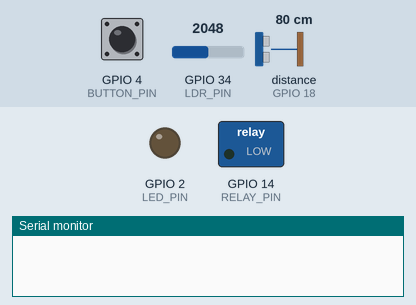
A sketch run on a simulated ESP32. On the bench: switched loads named in the sketch (green lamp = pin HIGH), output pins drawn as LEDs (lit = HIGH), the last lines printed to the serial monitor. The test bench sets the inputs (shaded band); at power-on: GPIO 4 (BUTTON_PIN) HIGH, GPIO 34 (LDR_PIN) = 2048, distance to the obstacle (sensor on GPIO 18) 80 cm. The echo pulse lasts 58.3 µs per cm; pins used as bus, display or sensor lines are not drawn.

Above: at 1.2 s.
1.3 s: GPIO 4 (BUTTON_PIN) pulled LOW for 1 s
At 3.4 s:
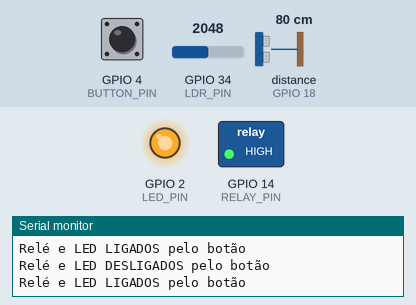
8.4 s: GPIO 4 (BUTTON_PIN) pulled LOW for 3.2 s
At 17.6 s:
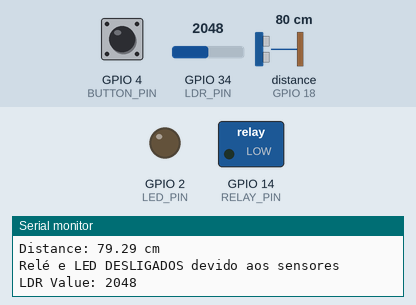
Timing chart, 0 to 19.1 s (numbered marks = the images above; inputs shaded):
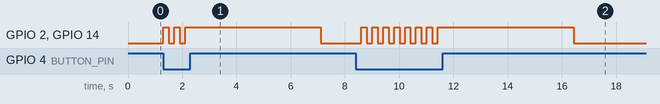

Measured:
- after the input at 1.3 s, GPIO 2 (LED_PIN), GPIO 14 (RELAY_PIN): goes HIGH 0.20 s, LOW 0.20 s, HIGH 0.20 s, LOW 0.20 s, HIGH 5.0 s, then LOW, starting at once
- after the input at 8.4 s, GPIO 2 (LED_PIN), GPIO 14 (RELAY_PIN): goes 7 × (HIGH 0.20 s, LOW 0.20 s), HIGH 5.0 s, then LOW, starting after 0.21 s

The sketch:

sketch.ino
```cpp
// Definição de pinos para ESP32
#define RELAY_PIN 14   // Pino conectado ao relé
#define LED_PIN 2      // Pino conectado ao LED
#define BUTTON_PIN 4   // Pino conectado ao botão
#define LDR_PIN 34     // Pino conectado ao LDR (pinos ADC no ESP32)
#define TRIG_PIN 5     // Pino TRIG do sensor ultrassônico
#define ECHO_PIN 18    // Pino ECHO do sensor ultrassônico

class RelayLedController {
private:
    int relayPin;
    int ledPin;
    int buttonPin;
    int ldrPin;
    int trigPin;
    int echoPin;
    bool relayState;
    unsigned long lastDebounceTime;
    unsigned long debounceDelay;
    unsigned long lastButtonPressTime; // Armazena o tempo da última interação do botão
    unsigned long sensorControlDelay; // Tempo para reativar controle dos sensores

public:
    RelayLedController(int rPin, int lPin, int bPin, int ldr, int trig, int echo, unsigned long dDelay = 200, unsigned long sDelay = 5000) {
        relayPin = rPin;
        ledPin = lPin;
        buttonPin = bPin;
        ldrPin = ldr;
        trigPin = trig;
        echoPin = echo;
        relayState = false;
        lastDebounceTime = 0;
        lastButtonPressTime = 0;
        debounceDelay = dDelay;
        sensorControlDelay = sDelay; // 5 segundos de prioridade do botão
    }

    void begin() {
        pinMode(relayPin, OUTPUT);
        pinMode(ledPin, OUTPUT);
        pinMode(buttonPin, INPUT_PULLUP);
        pinMode(trigPin, OUTPUT);
        pinMode(echoPin, INPUT);

        digitalWrite(relayPin, LOW); // Relé desligado inicialmente
        digitalWrite(ledPin, LOW);   // LED desligado inicialmente
    }

    void update() {
        unsigned long currentTime = millis();
        int buttonState = digitalRead(buttonPin);

        // Controle do botão
        if (buttonState == LOW) { // Botão pressionado
            if (currentTime - lastDebounceTime > debounceDelay) {
                toggleRelay();
                lastDebounceTime = currentTime;
                lastButtonPressTime = currentTime; // Atualiza o tempo da última interação do botão
            }
        }

        // Controle pelos sensores, somente se o botão não foi usado recentemente
        if (currentTime - lastButtonPressTime > sensorControlDelay) {
            int ldrValue = analogRead(ldrPin);
            Serial.print("LDR Value: ");
            Serial.println(ldrValue);

            float distance = measureDistance();
            Serial.print("Distance: ");
            Serial.print(distance);
            Serial.println(" cm");

            // Condição para controle pelos sensores
            if (ldrValue < 500 && distance < 50) {
                digitalWrite(relayPin, HIGH); // Liga o relé
                digitalWrite(ledPin, HIGH);   // Liga o LED
                Serial.println("Relé e LED LIGADOS devido aos sensores");
            } else {
                digitalWrite(relayPin, LOW);  // Desliga o relé
                digitalWrite(ledPin, LOW);    // Desliga o LED
                Serial.println("Relé e LED DESLIGADOS devido aos sensores");
            }
        }
    }

    void toggleRelay() {
        relayState = !relayState; // Alterna o estado do relé

        if (relayState) {
            digitalWrite(relayPin, HIGH); // Liga o relé
            digitalWrite(ledPin, HIGH);   // Liga o LED
            Serial.println("Relé e LED LIGADOS pelo botão");
        } else {
            digitalWrite(relayPin, LOW);  // Desliga o relé
            digitalWrite(ledPin, LOW);    // Desliga o LED
            Serial.println("Relé e LED DESLIGADOS pelo botão");
        }
    }

    float measureDistance() {
        digitalWrite(trigPin, LOW);
        delayMicroseconds(2);
        digitalWrite(trigPin, HIGH);
        delayMicroseconds(10);
        digitalWrite(trigPin, LOW);

        long duration = pulseIn(echoPin, HIGH);
        float distance = (duration * 0.034) / 2; // Calcula a distância em cm
        return distance;
    }
};

// Instancia a classe com os pinos do ESP32
RelayLedController relayLedController(RELAY_PIN, LED_PIN, BUTTON_PIN, LDR_PIN, TRIG_PIN, ECHO_PIN);

void setup() {
    Serial.begin(115200);
    relayLedController.begin();
}

void loop() {
    relayLedController.update();
}
```
